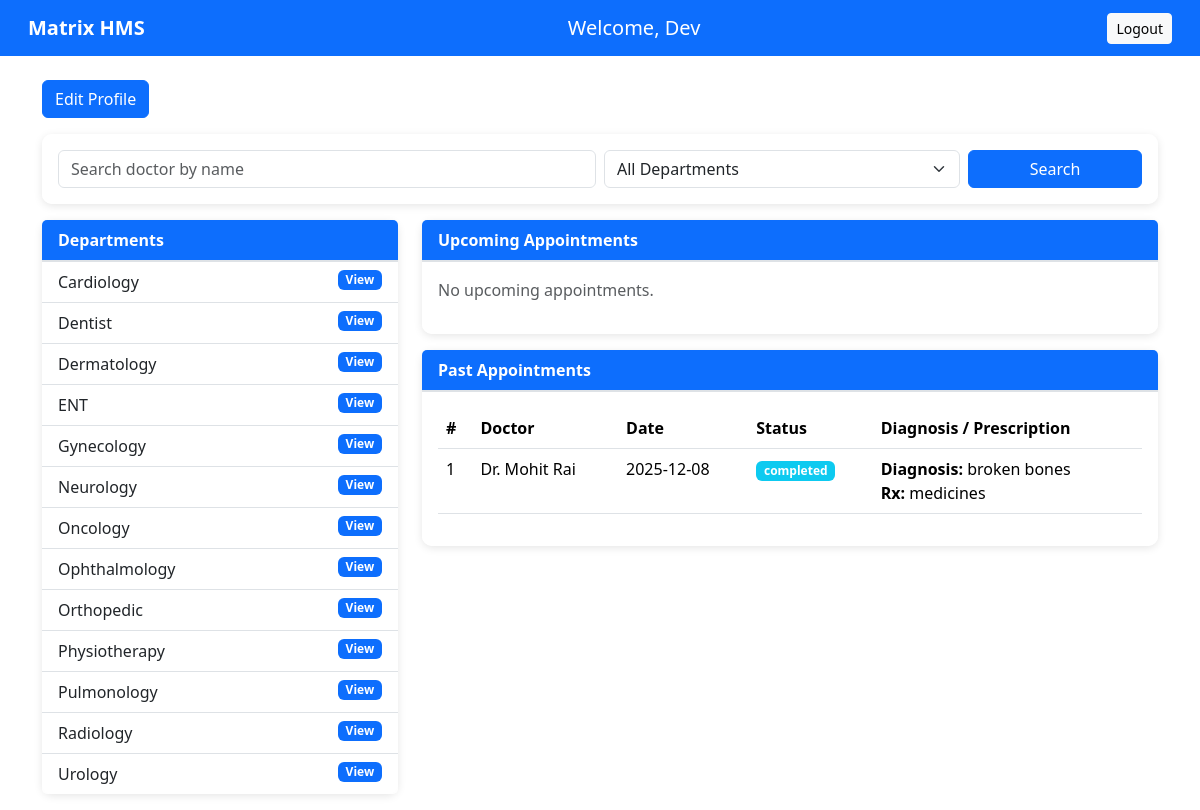
The page /patient_dashboard/Dev on the database its author committed.
### models.py (models this page shows)
class Department(db.Model):
    __tablename__ = 'departments'
    id = db.Column(db.Integer, primary_key=True)
    department_name = db.Column(db.String(100), unique=True, nullable=False)
    description = db.Column(db.Text)
    doctors = db.relationship('Doctor', back_populates='department', lazy=True)

class Appointment(db.Model):
    __tablename__ = 'appointments'
    id = db.Column(db.Integer, primary_key=True)
    patient_id = db.Column(db.Integer, db.ForeignKey('patients.id'), nullable=False)
    doctor_id = db.Column(db.Integer, db.ForeignKey('doctors.id'), nullable=False)
    appointment_date = db.Column(db.Date, nullable=False)
    appointment_time = db.Column(db.Time, nullable=False)
    status = db.Column(db.String(20), default='booked')  # booked, completed, cancelled
    created_at = db.Column(db.DateTime, default=datetime.utcnow)
    patient = db.relationship('Patient', back_populates='appointments')
    doctor = db.relationship('Doctor', back_populates='appointments')
    history_record = db.relationship('PatientHistory', back_populates='appointment', uselist=False)

class User(db.Model):
    __tablename__ = 'users'
    id = db.Column(db.Integer, primary_key=True)
    user_name = db.Column(db.String(100), nullable=False)
    user_email = db.Column(db.String(100), unique=True, nullable=False)
    user_password = db.Column(db.String(200), nullable=False)
    user_role = db.Column(db.String(20), nullable=False)
    created_at = db.Column(db.DateTime, default=datetime.utcnow)
    doctor_profile = db.relationship('Doctor', back_populates='user', uselist=False)
    patient_profile = db.relationship('Patient', back_populates='user', uselist=False)

class PatientHistory(db.Model):
    __tablename__ = 'patient_history'
    id = db.Column(db.Integer, primary_key=True)
    patient_id = db.Column(db.Integer, db.ForeignKey('patients.id'), nullable=False)
    appointment_id = db.Column(db.Integer, db.ForeignKey('appointments.id'), unique=True)
    doctor_id = db.Column(db.Integer, db.ForeignKey('doctors.id'))
    visit_type = db.Column(db.String(50))
    test_type = db.Column(db.String(100))
    diagnosis = db.Column(db.Text)
    treatment = db.Column(db.Text)
    prescription = db.Column(db.Text)
    doctor_name = db.Column(db.String(100))
    department = db.Column(db.String(100))
    created_at = db.Column(db.DateTime, default=datetime.utcnow)
    patient = db.relationship('Patient', back_populates='medical_history')
    doctor = db.relationship('Doctor', back_populates='patient_histories')
    appointment = db.relationship('Appointment', back_populates='history_record')

### app.py (the view)
@app.route('/patient_dashboard/<string:username>')
def patient_dashboard(username):
    user = User.query.filter_by(user_name=username, user_role='patient').first()
    patient = Patient.query.filter_by(id=user.id).first()
    departments = Department.query.order_by(Department.department_name).all()
    q = request.args.get('q', '').strip()
    dept_id = request.args.get('dept', type=int)
    doctors_query = Doctor.query.join(User, Doctor.id == User.id)  # join to access user_name
    if q:
        doctors_query = doctors_query.filter(User.user_name.ilike(f"%{q}%"))
    if dept_id:
        doctors_query = doctors_query.filter(Doctor.department_id == dept_id)
    found_doctors = doctors_query.all() if (q or dept_id) else []
    today = date.today()
    upcoming = (Appointment.query
        .filter_by(patient_id=patient.id)
        .filter(
            (Appointment.appointment_date >= today) &
            (Appointment.status == 'booked'))
            .order_by(Appointment.appointment_date, Appointment.appointment_time)
            .all())
    past = (Appointment.query
        .filter_by(patient_id=patient.id)
        .filter(
            (Appointment.appointment_date < today) |
            Appointment.status.in_(['completed', 'cancelled'])
        )
        .order_by(Appointment.appointment_date.desc())
        .all())
    return render_template('PatientUI/patient_dashboard.html',
                           username=username,
                           user=user,
                           patient=patient,
                           departments=departments,
                           found_doctors=found_doctors,
                           upcoming=upcoming,
                           past=past,
                           q=q,
                           dept_id=dept_id)

### templates/PatientUI/patient_dashboard.html (shortened to what this page needs)
{% extends "base.html" %}
{% block content %}
<div class="container mt-4">
    <a href="{{ url_for('edit_profile', patient_id=patient.id) }}" class="btn btn-primary mb-3 w-auto">
        Edit Profile
    </a>
    <div class="card mb-3 p-3">
        <form method="get" action="{{ url_for('patient_dashboard', username=username) }}">
            <div class="row g-2">
                <div class="col-md-6">
                    <input type="text" name="q" class="form-control" placeholder="Search doctor by name"
                        value="{{ q }}">
                </div>
                <div class="col-md-4">
                    <select name="dept" class="form-select">
                        <option value="">All Departments</option>
                    </select>
                </div>
                <div class="col-md-2">
                    <button class="btn btn-primary w-100">Search</button>
                </div>
            </div>
        </form>
    </div>
    <div class="row">
        <div class="col-md-4">
            <div class="card mb-3">
                <div class="card-header bg-primary text-white "><strong>Departments</strong></div>
                <div class="list-group list-group-flush">
                    {% for d in departments %}
                    <a href="{{ url_for('department_detail', dept_id=d.id, username=username) }}"
                        class="list-group-item list-group-item-action">
                        {{ d.department_name }}
                        <span class="badge bg-primary float-end">View</span>
                    </a>
                    {% endfor %}
                </div>
            </div>
        </div>
        <div class="col-md-8">
            <div class="card mb-3">
                <div class="card-header bg-primary text-white"><strong>Upcoming Appointments</strong></div>
                <div class="card-body">
                    {% if upcoming %}
                    <div class="table-responsive">
                        <table class="table table-hover">
                            <thead>
                                <tr>
                                    <th>S. No.</th>
                                    <th>Doctor</th>
                                    <th>Date</th>
                                    <th>Time</th>
                                    <th>Status</th>
                                    <th>Action</th>
                                </tr>
                            </thead>
                            <tbody>
                                {% for a in upcoming %}
                                <tr>
                                    <td>{{ loop.index }}</td>
                                    <td>{{ a.doctor.user.user_name }} <br><small>{{ a.doctor.department.department_name
                                            }}</small></td>
                                    <td>{{ a.appointment_date.strftime('%Y-%m-%d') }}</td>
                                    <td>{{ a.appointment_time.strftime('%H:%M') }}</td>
                                    <td><span class="badge bg-info">{{ a.status }}</span></td>
                                    <td>
                                        <form method="post"
                                            action="{{ url_for('patient_cancel_appointment', username=username, appointment_id=a.id) }}"
                                            style="display:inline;">
                                            <button class="btn btn-danger btn-sm" type="submit">Cancel</button>
                                        </form>
                                        <a href="{{ url_for('view_patient_history', role='patient', username=username, patient_id=patient.id) }}"
                                            class="btn btn-outline-primary btn-sm">History</a>
                                    </td>
                                </tr>
                                {% endfor %}
                            </tbody>
                        </table>
                    </div>
                    {% else %}
                    <p class="text-muted">No upcoming appointments.</p>
                    {% endif %}
                </div>
            </div>
            <div class="card">
                <div class="card-header bg-primary text-white"><strong>Past Appointments</strong></div>
                <div class="card-body">
                    {% if past %}
                    <div class="table-responsive">
                        <table class="table table-hover">
                            <thead>
                                <tr>
                                    <th>#</th>
                                    <th>Doctor</th>
                                    <th>Date</th>
                                    <th>Status</th>
                                    <th>Diagnosis / Prescription</th>
                                </tr>
                            </thead>
                            <tbody>
                                {% for a in past %}
                                <tr>
                                    <td>{{ loop.index }}</td>
                                    <td>{{ a.doctor.user.user_name }}</td>
                                    <td>{{ a.appointment_date.strftime('%Y-%m-%d') }}</td>
                                    <td><span class="badge bg-info">{{ a.status }}</span></td>
                                    <td>
                                        {% if a.history_record %}
                                        <strong>Diagnosis:</strong> {{ a.history_record.diagnosis }}<br>
                                        <strong>Rx:</strong> {{ a.history_record.prescription }}
                                        {% else %}
                                        <em class="text-muted">No record available</em>
                                        {% endif %}
                                    </td>
                                </tr>
                                {% endfor %}
                            </tbody>
                        </table>
                    </div>
                    {% else %}
                    <p class="text-muted">No past appointments.</p>
                    {% endif %}
                </div>
            </div>
        </div>
    </div>
</div>
{% endblock %}

### templates/PatientUI/patient_dashboard.html (style rules this page uses)
body { background-image: url('/static/images/Doc-Patient\ bg.jpg'); background-size: cover; background-repeat: no-repeat; background-attachment: fixed; min-height: 100vh; }
.card { background-color: rgba(255, 255, 255, 0.95); border: none; border-radius: 10px; box-shadow: 0 2px 8px rgba(0, 0, 0, 0.1); }
.card-header { background-color: rgba(248, 249, 250, 0.95); border-bottom: 2px solid #dee2e6; font-weight: 600; }
.table { background-color: transparent; }
.list-group-item { background-color: rgba(255, 255, 255, 0.9); }

### rows shown on the page
Department: department_name "Cardiology"
Department: department_name "Dentist"
Department: department_name "Dermatology"
Department: department_name "ENT"
Department: department_name "Gynecology"
Department: department_name "Neurology"
Department: department_name "Oncology"
Department: department_name "Ophthalmology"
Department: department_name "Orthopedic"
Department: department_name "Physiotherapy"
Department: department_name "Pulmonology"
Department: department_name "Radiology"
Department: department_name "Urology"
Appointment: doctor.user.user_name "Dr. Mohit Rai", appointment_date "2025-12-08", status "completed", history_record.diagnosis "broken bones", history_record.prescription "medicines"

### other values the page prints
{{ username }} "Dev"
